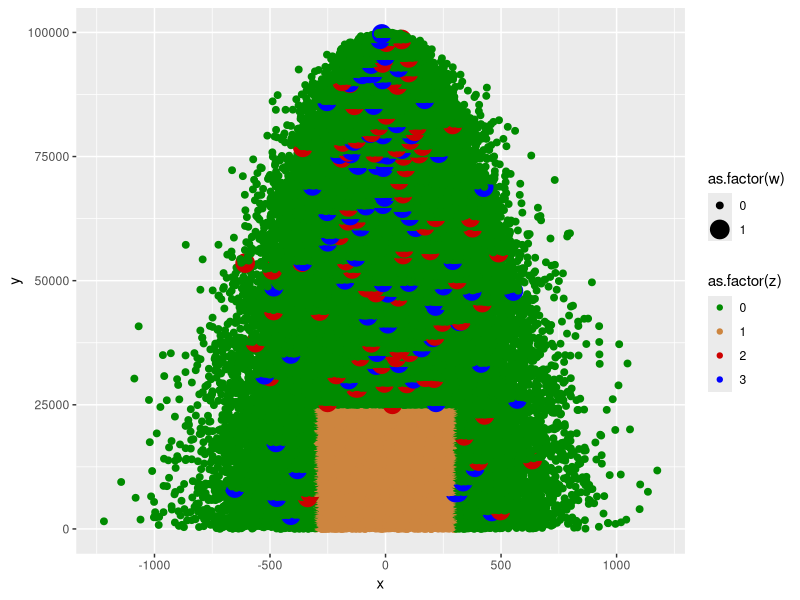
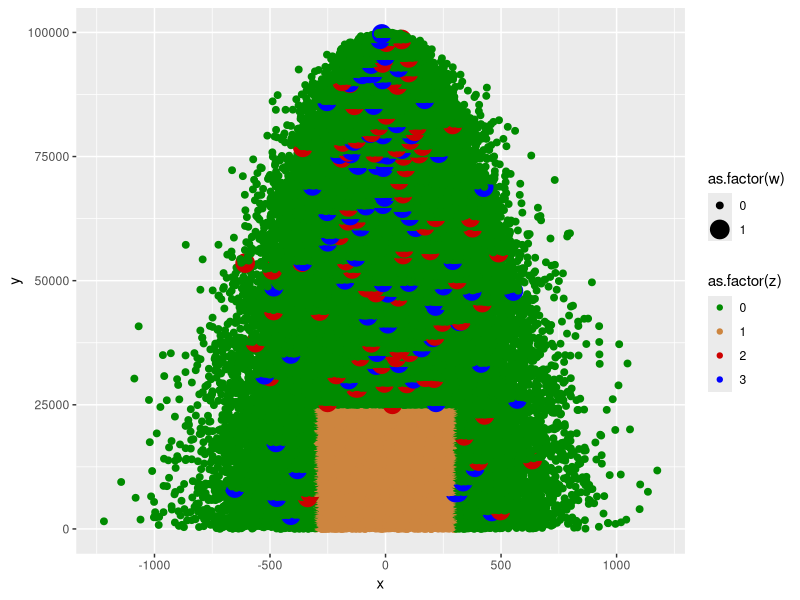

These charts were generated, in order, by the following R code:
n <- 10 ^ 5
library('ggplot2')

x <- rnorm(n, mean = 0, sd = sqrt(n:1))
y <- 1:n
z <- rep(0, n)
w <- sample(y, 100)
w1 <- sample(y, 100)
for (i in y) {
  if (abs(x[i]) < 300 & y[i] < 25000) {
    z[i] = 1
  }
  else{
    if (i %in% w) {
      z[i] = 2
    }
    else{
      if (i %in% w1) {
        z[i] = 3
      }
      
    }
    
  }
}

w <- ifelse(z == 2 | z == 3 , 1, 0)

Datos <- as.data.frame(cbind(x, y, z, w))


ggplot(Datos, aes(x , y , color = as.factor(z), size = as.factor(w))) +
  geom_point() + scale_color_manual(values = c("green4", "peru", "red3", "blue"))
ggsave(
  "XmasTree1.png",
  height = 8,
  width = 8,
  dpi = 120,
  type = "cairo-png"
)
